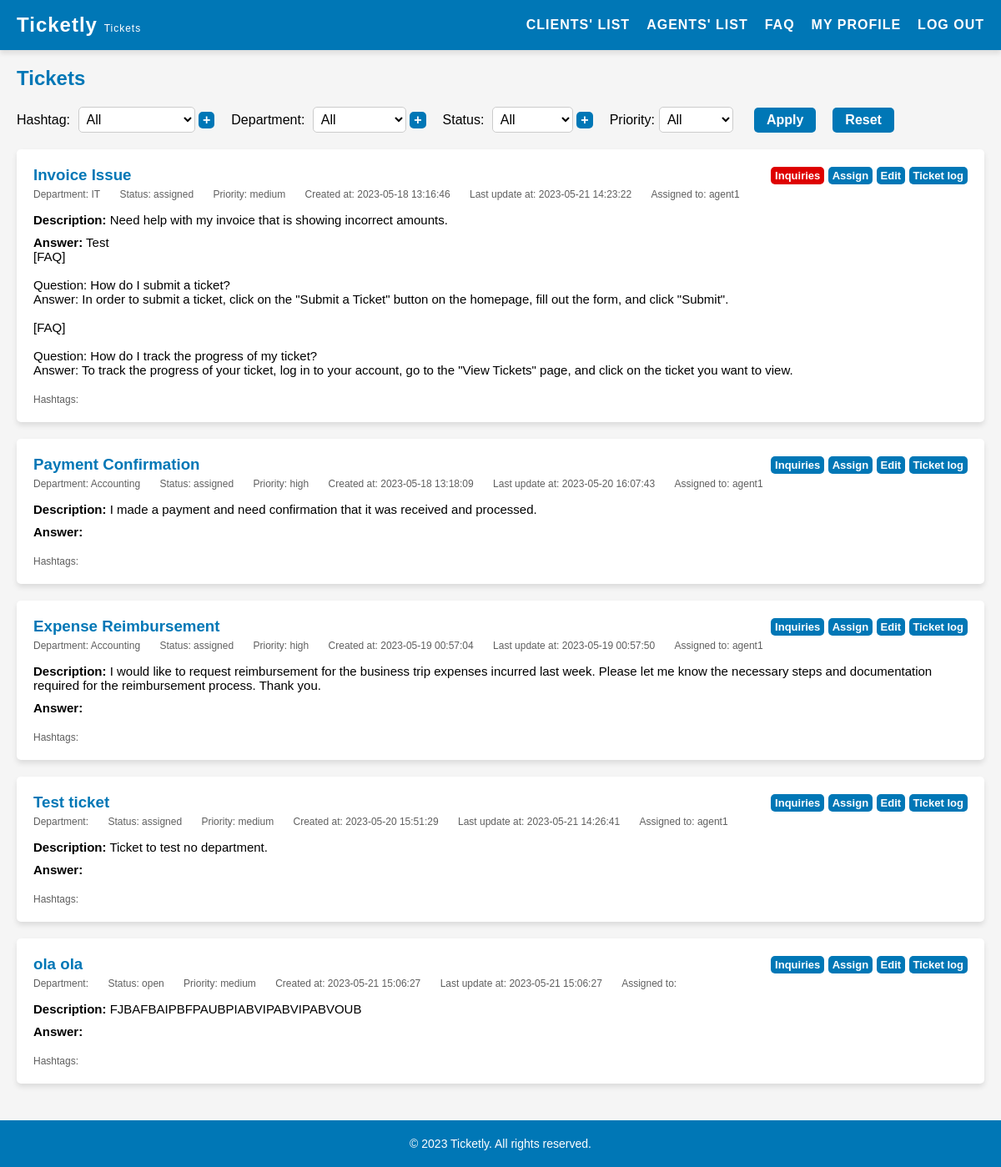
Before: /pages/tickets.php (signed in) with the older database file.
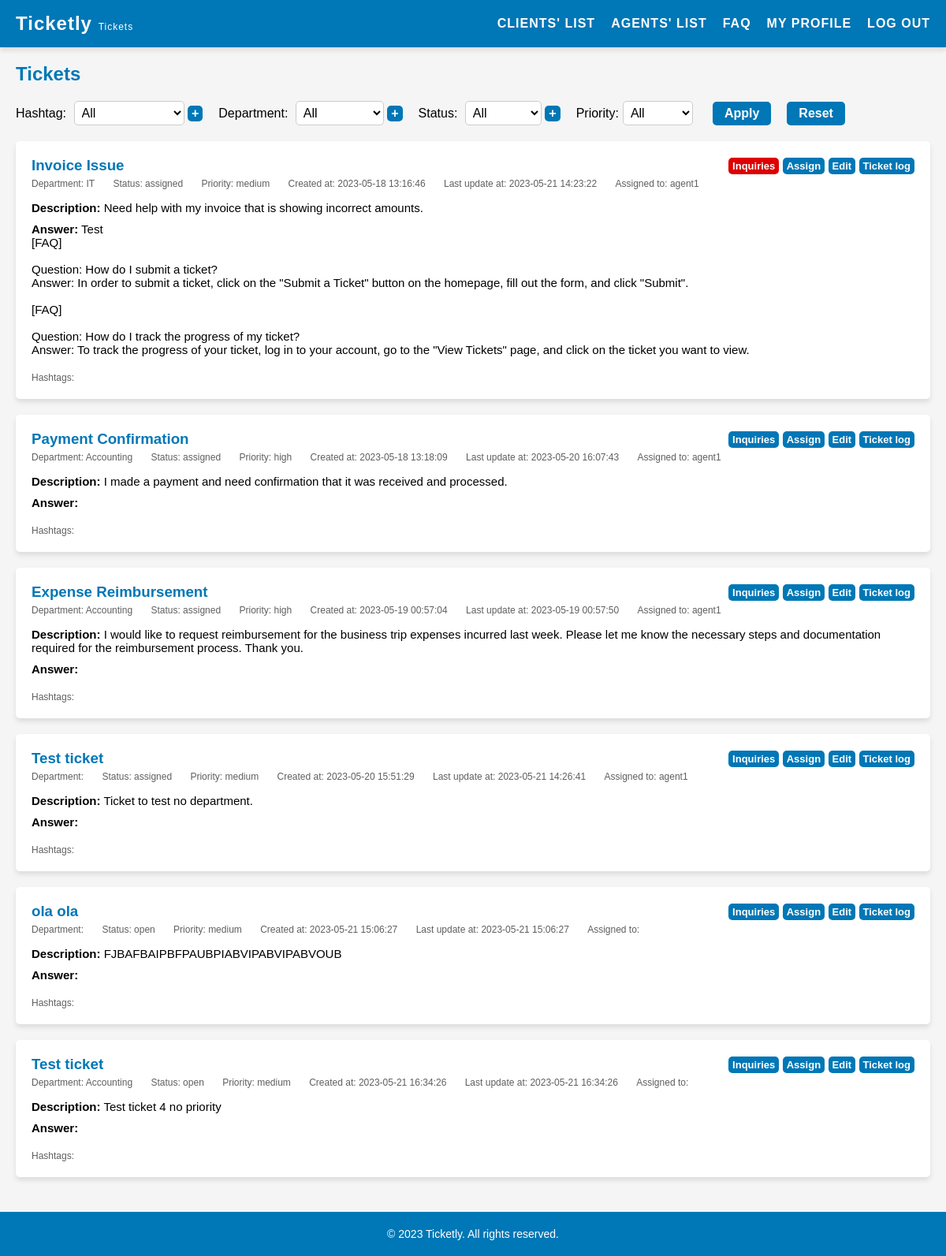
After: the same page with the newer database file.
### tables this page shows
CREATE TABLE "tickets" (
    id INTEGER PRIMARY KEY AUTOINCREMENT,
    title VARCHAR(255) NOT NULL,
    description TEXT NOT NULL,
    answer TEXT,
    client_id INTEGER NOT NULL,
    agent_id INTEGER,
    priority VARCHAR(10) NOT NULL DEFAULT 'medium' CHECK (priority IN ('low', 'medium', 'high')),
    created_at DATETIME NOT NULL,
    updated_at DATETIME NOT NULL,
    department_id INTEGER,
    status_id INTEGER NOT NULL DEFAULT 1,
    FOREIGN KEY(status_id) REFERENCES status(id),
    FOREIGN KEY(client_id) REFERENCES users(id),
    FOREIGN KEY(agent_id) REFERENCES users(id),
    FOREIGN KEY(department_id) REFERENCES departments(id)
);

CREATE TABLE departments (
    id INTEGER PRIMARY KEY AUTOINCREMENT,
    name VARCHAR(255) NOT NULL UNIQUE
);

CREATE TABLE status (
    id INTEGER PRIMARY KEY AUTOINCREMENT,
    name VARCHAR(255) NOT NULL UNIQUE
);

CREATE TABLE users (
    id INTEGER PRIMARY KEY AUTOINCREMENT,
    username VARCHAR(255) NOT NULL UNIQUE,
    password VARCHAR(255) NOT NULL,
    email VARCHAR(255) NOT NULL UNIQUE,
    name VARCHAR(255) NOT NULL,
    role VARCHAR(10) NOT NULL DEFAULT 'client' CHECK (role IN ('client', 'agent', 'admin')),
    department_id INTEGER,
    FOREIGN KEY(department_id) REFERENCES departments(id)
);

### pages/tickets.php (called while the page is built, shortened)
<?php
    require_once(__DIR__ . '/../utils/session.php');
    $session = new Session();
    require_once(__DIR__ . '/../templates/tickets.tpl.php');
    drawTickets($session);
?>

### database/ticketHashtags.class.php (called while the page is built, shortened)
<?php
    class TicketHashtags {
        public function __construct(int $ticketId, int $hashtagId) {
            $this->hashtagId = $hashtagId;
        }
    }
    function getTicketHashtags(PDO $db, int $ticketId): array {
        $stmt = $db->prepare('SELECT * FROM ticket_hashtags WHERE ticket_id = :ticketId');
        $stmt->bindValue(':ticketId', $ticketId, PDO::PARAM_INT);
        $stmt->execute();
        $ticketHashtags = [];
        while ($row = $stmt->fetch(PDO::FETCH_ASSOC)) {
            $ticketHashtags[] = new TicketHashtags(
                (int) $row['ticket_id'],
                (int) $row['hashtag_id']
            );
        }
        return $ticketHashtags;
    }
?>

### database/hashtags.class.php (called while the page is built, shortened)
<?php
    function getHashtagsNameById(PDO $db, int $id): string {
        $stmt = $db->prepare('SELECT name FROM hashtags WHERE id = :id');
        $stmt->bindValue(':id', $id, PDO::PARAM_INT);
        $stmt->execute();
        $row = $stmt->fetch(PDO::FETCH_ASSOC);
        if ($row) {
            return $row['name'];
        }
        return '';
    }
?>

### utils/session.php (called while the page is built, shortened)
<?php class Session {
    public function __construct() {
        $this->role = $_SESSION['role'] ?? '';
    }
} ?>

### database/inquiries.class.php (called while the page is built, shortened)
<?php
    function hasUnansweredMessages($db, $ticketId, $userRole) {
        $stmt = $db->prepare('SELECT user_role FROM inquiries WHERE ticket_id = ? ORDER BY id DESC LIMIT 1');
        $stmt->execute([$ticketId]);
        $lastInquiry = $stmt->fetch(PDO::FETCH_ASSOC);
        if ($lastInquiry && (($userRole === 'client' && $lastInquiry['user_role'] !== 'client') ||
            ($userRole !== 'client' && $lastInquiry['user_role'] === 'client'))) {
            return true;
        }
        return false;
    }
?>

### database/departments.class.php (called while the page is built, shortened)
<?php
    function getDepartmentsNameById(PDO $db, int $id): string {
        $stmt = $db->prepare('SELECT name FROM departments WHERE id = :id');
        $stmt->bindValue(':id', $id, PDO::PARAM_INT);
        $stmt->execute();
        $row = $stmt->fetch(PDO::FETCH_ASSOC);
        if ($row) {
            return $row['name'];
        }
        return '';
    }
?>

### database/status.class.php (called while the page is built, shortened)
<?php
    function getStatusNameById(PDO $db, int $id): string {
        $stmt = $db->prepare('SELECT name FROM status WHERE id = :id');
        $stmt->bindValue(':id', $id, PDO::PARAM_INT);
        $stmt->execute();
        $row = $stmt->fetch(PDO::FETCH_ASSOC);
        if ($row) {
            return $row['name'];
        }
        return '';
    }
?>

### database/user.class.php (called while the page is built, shortened)
<?php
    function getUserNameById(PDO $db, ?int $id): string {
        $stmt = $db->prepare('SELECT name FROM users WHERE id = :id');
        $stmt->bindValue(':id', $id, PDO::PARAM_INT);
        $stmt->execute();
        $row = $stmt->fetch(PDO::FETCH_ASSOC);
        if ($row) {
            return $row['name'];
        }
        return '';
    }
?>

### templates/tickets.tpl.php (the view, shortened to what the changed rows need)
<?php function drawTickets(Session $session) {
    require_once '../database/tickets.class.php';
    require_once '../database/connection.db.php';
    require_once '../database/departments.class.php';
    require_once '../database/status.class.php';
    require_once '../database/hashtags.class.php';
    require_once '../database/ticketHashtags.class.php';
    require_once '../database/inquiries.class.php';
    require_once '../database/user.class.php';
    $clientId = $session->getId();
    $db = getDatabaseConnection();
    if ($session->role === 'admin'){
        $stmt = $db->prepare('SELECT * FROM tickets');
        $stmt->execute();
        $tickets = $stmt->fetchAll(PDO::FETCH_ASSOC);
    } elseif ($session->role === 'client') {
        $stmt = $db->prepare('SELECT * FROM tickets WHERE client_id = ?');
        $stmt->execute([$clientId]);
        $tickets = $stmt->fetchAll(PDO::FETCH_ASSOC);
    } else {
        $stmt = $db->prepare('SELECT * FROM tickets WHERE agent_id = ?');
        $stmt->execute([$clientId]);
        $tickets = $stmt->fetchAll(PDO::FETCH_ASSOC);
    }
    ?>
    <!DOCTYPE html>
    <html>
    <head>
    <link rel="stylesheet" href="../style/tickets.css">
    </head>
    <body>
    <?php include '../templates/header.tpl.php';?>
    <main>
        <section id="my-tickets">
        <h2>Tickets</h2>
        <div class="ticket-container">
            <?php foreach ($tickets as $ticket) { ?>
                <?php
                    $ticketHashtags = getTicketHashtags($db, (int)$ticket['id']);
                    $hashtagString = '';
                    foreach ($ticketHashtags as $index => $hashtag) {
                        $hashtagName = getHashtagsNameById($db, $hashtag->hashtagId);
                        $hashtagString .= $hashtagName;
                    }
                ?>
                <div class="ticket" data-department="<?= $ticket['department_id'] ?>" data-status="<?= $ticket['status_id'] ?>" data-priority="<?= $ticket['priority'] ?>" data-hashtags="<?= $hashtagString ?>">
                    <div class="ticket-top">
                        <h3 class="ticket-subject"><?= $ticket['title'] ?></h3>
                        <?php
                            $ticketId = $ticket['id'];
                            $unansweredMessages = hasUnansweredMessages($db, $ticketId, $session->role);
                            $inquiriesButtonClass = $unansweredMessages ? 'unanswered-inquiries-button' : '';
                        ?>
                        <div class="edit-buttons">
                            <a href="inquiries.php?id=<?= $ticket['id'] ?>" class="edit-button <?= $inquiriesButtonClass ?>">Inquiries</a>
                            <?php if ($session->role === 'admin') : ?>
                                <a href="assignTicket.php?id=<?= $ticket['id'] ?>" class="edit-button">Assign</a>
                            <?php endif; ?>
                            <a href="editTicket.php?id=<?= $ticket['id'] ?>" class="edit-button">Edit</a>
                            <?php if ($session->role !== 'client') : ?>
                                <a href="ticketLog.php?id=<?= $ticket['id'] ?>" class="edit-button">Ticket log</a>
                            <?php endif; ?>
                        </div>
                    </div>
                    <div class="ticket-info">
                        <span class="ticket-department">Department: <?= getDepartmentsNameById($db, $ticket['department_id']) ?></span>
                        <span class="ticket-status">Status: <?= getStatusNameById($db, $ticket['status_id']) ?></span>
                        <?php if ($session->role !== 'client') : ?>
                            <span class="ticket-priority">Priority: <?= $ticket['priority'] ?></span>
                        <?php endif; ?>
                        <span class="ticket-createdAt">Created at: <?= $ticket['created_at'] ?></span>
                        <span class="ticket-updatedAt">Last update at: <?= $ticket['updated_at'] ?></span>
                        <?php if ($session->role === 'admin') : ?>
                            <span class="ticket-agen">Assigned to: <?= getUserNameById($db, $ticket['agent_id']) ?></span>
                        <?php endif; ?>
                    </div>
                    <div class="ticket-details">
                        <p class="ticket-summary"><strong>Description:</strong> <?= nl2br(htmlspecialchars($ticket['description'])) ?></p>
                        <p class="ticket-answer"><strong>Answer:</strong> <?= nl2br(htmlspecialchars($ticket['answer'])) ?></p>
                    </div>
                    <?php if ($session->role !== 'client') : ?>
                        <div class="ticket-info">
                            <span class="ticket-hashtags">Hashtags:
                            </span>
                        </div>
                    <?php endif; ?>
                </div>
            <?php } ?>
            </section>
    </main>
    <?php include '../templates/footer.tpl.php';?>
    </body>
    </html>
<?php } ?>

Changed rows visible on the page:
added tickets: title "Test ticket", department.name "Accounting", status.name "open", priority "medium", created_at "2023-05-21 16:34:26", updated_at "2023-05-21 16:34:26", description "Test ticket 4 no priority"
